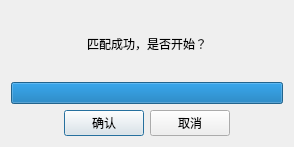
<?xml version="1.0" encoding="UTF-8"?>
<ui version="4.0">
 <class>JHLeiTaiConfirm</class>
 <widget class="QDialog" name="JHLeiTaiConfirm">
  <property name="geometry">
   <rect>
    <x>0</x>
    <y>0</y>
    <width>294</width>
    <height>147</height>
   </rect>
  </property>
  <property name="windowTitle">
   <string>战斗确认</string>
  </property>
  <layout class="QVBoxLayout" name="verticalLayout">
   <item>
    <widget class="QLabel" name="label">
     <property name="text">
      <string>匹配成功，是否开始？</string>
     </property>
     <property name="alignment">
      <set>Qt::AlignCenter</set>
     </property>
    </widget>
   </item>
   <item>
    <widget class="QProgressBar" name="progressBar">
     <property name="maximum">
      <number>40</number>
     </property>
     <property name="value">
      <number>40</number>
     </property>
     <property name="textVisible">
      <bool>false</bool>
     </property>
    </widget>
   </item>
   <item>
    <layout class="QHBoxLayout" name="horizontalLayout">
     <item>
      <spacer name="horizontalSpacer">
       <property name="orientation">
        <enum>Qt::Horizontal</enum>
       </property>
       <property name="sizeHint" stdset="0">
        <size>
         <width>40</width>
         <height>20</height>
        </size>
       </property>
      </spacer>
     </item>
     <item>
      <widget class="QPushButton" name="btnOk">
       <property name="text">
        <string>确认</string>
       </property>
      </widget>
     </item>
     <item>
      <widget class="QPushButton" name="btnCancel">
       <property name="text">
        <string>取消</string>
       </property>
      </widget>
     </item>
     <item>
      <spacer name="horizontalSpacer_2">
       <property name="orientation">
        <enum>Qt::Horizontal</enum>
       </property>
       <property name="sizeHint" stdset="0">
        <size>
         <width>40</width>
         <height>20</height>
        </size>
       </property>
      </spacer>
     </item>
    </layout>
   </item>
  </layout>
 </widget>
 <resources/>
 <connections/>
</ui>
